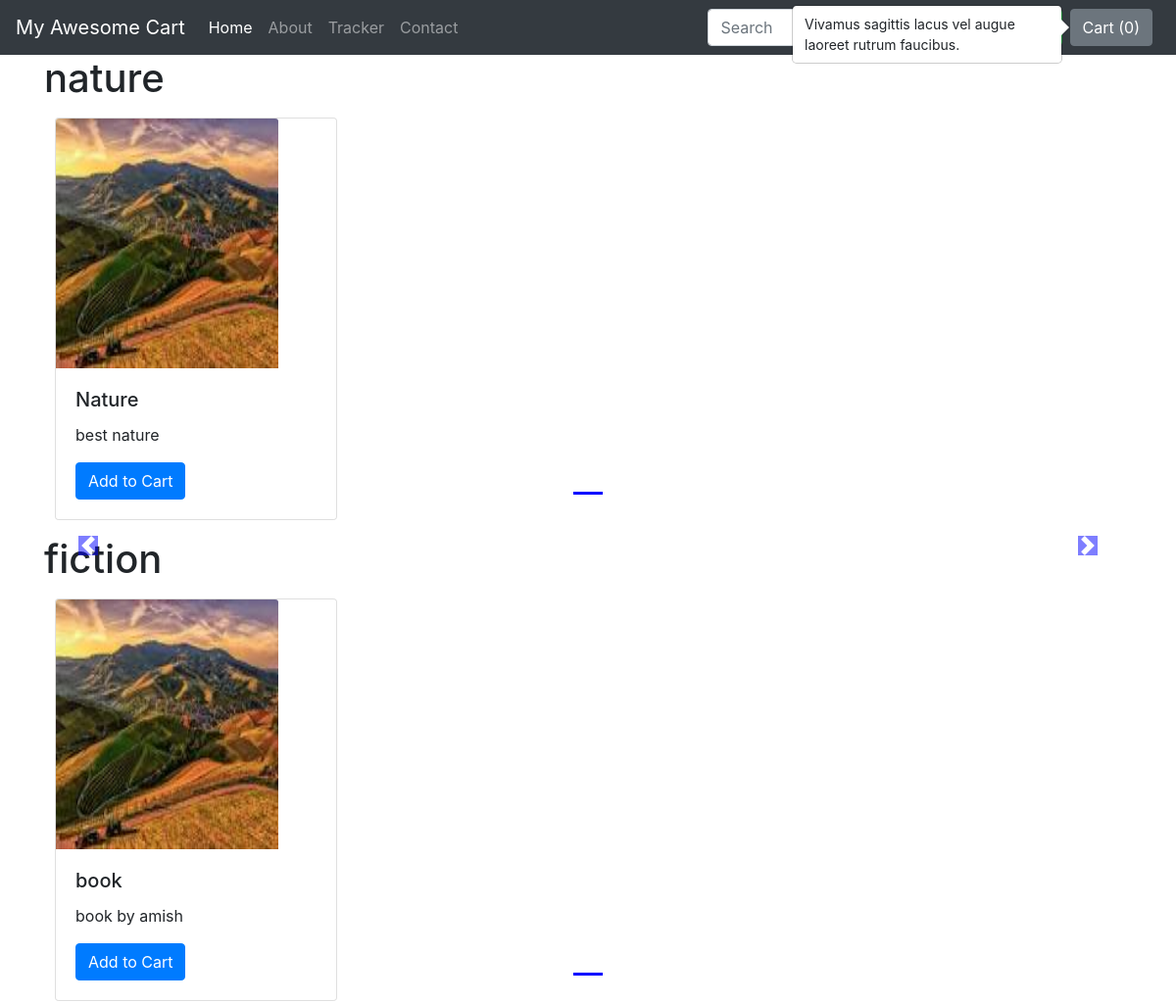
Page /shop/ (upper part) on the earlier database version.
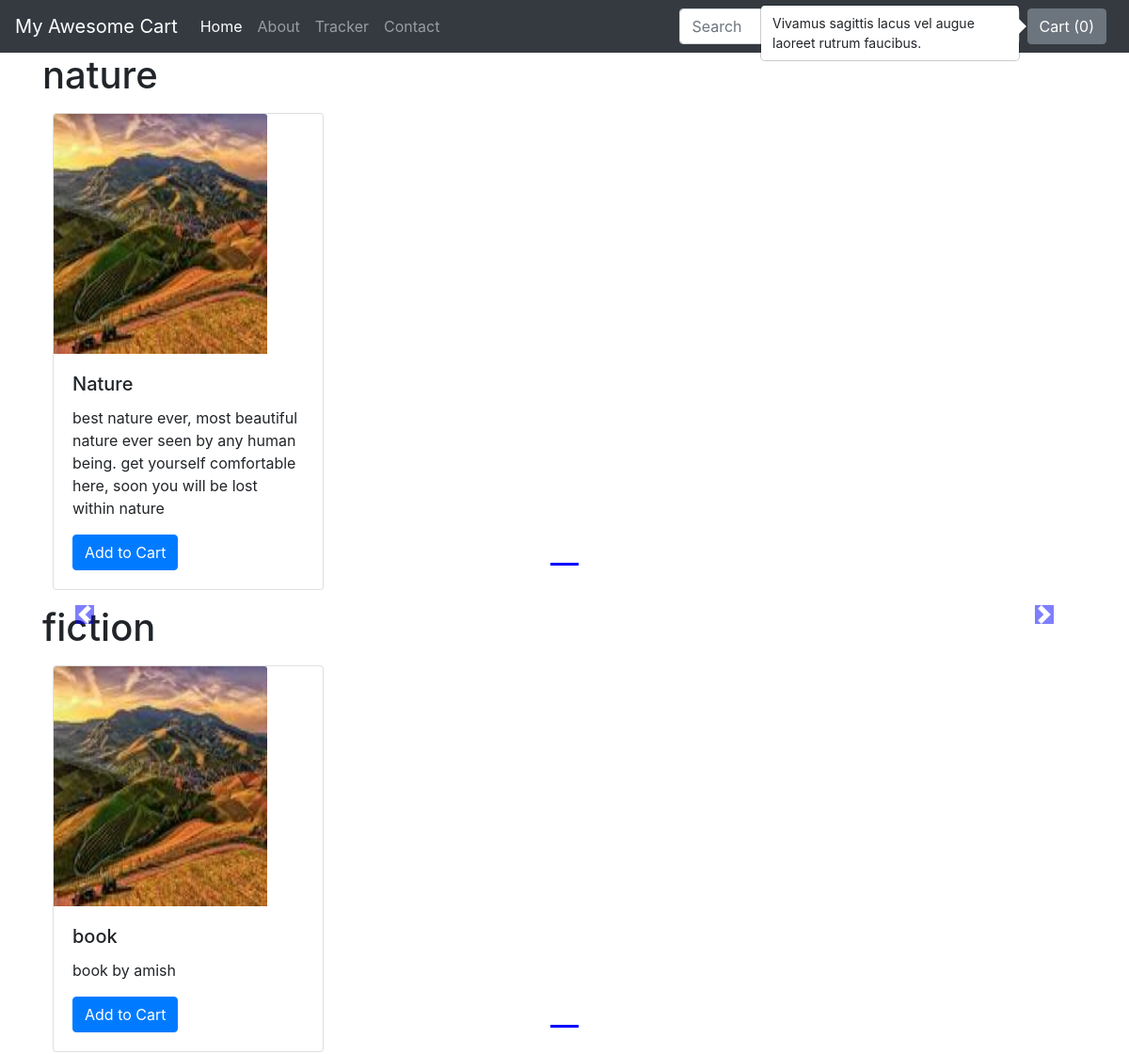
Same page on the later database version.
### shop/models.py (models this page shows, shortened)
class Product(models.Model):
    product_id = models.AutoField
    product_name = models.CharField(max_length=50)
    category = models.CharField(max_length=50,default="")
    subcategory = models.CharField(max_length=50,default="")
    price = models.IntegerField(default=0)
    desc = models.CharField(max_length=300)
    pub_date = models.DateField()
    image = models.ImageField(upload_to='shop/images',default="")

### shop/views.py (the view)
# urls.py: path("",views.index, name="BlogHome")
def index(request):
    allProds = []
    catprods = Product.objects.values('category','id')
    cats = {item['category'] for item in catprods}
    for cat in cats:
        prod = Product.objects.filter(category = cat)
        n = len(prod)
        nSlides = n//4 + ceil((n/4)-(n//4))
        allProds.append([prod,range(1,nSlides),nSlides])
    params={"allProds" : allProds}
    return render(request, 'shop/index.html',params)

### shop/templates/shop/index.html (shortened to what this page needs)
{% extends 'shop/basic.html' %}
{% block body %}
{% load static %}
<div class="container">
  {% for product,range,nSlides in allProds%}
  <h1>{{product.0.category}}</h1>
  <div id="demo{{forloop.counter}}" class="carousel slide my-3" data-ride="carousel">
      <ul class="carousel-indicators">
        <li data-target="#demo{{forloop.counter}}" data-slide-to="0" class="active"></li>
      </ul>
      <div class="container carousel-inner no-padding">
        <div class="carousel-item active">
          {% for i in product %}
          <div class="col-xs-3 col-sm-3 col-md-3">
            <div class="card" style="width: 18rem;">
              <img src='/media/{{i.image}}' class="card-img-top" alt="...">
              <div class="card-body">
                <h5 class="card-title">{{i.product_name}}</h5>
                <p class="card-text">{{i.desc}}</p>
                <button id="pr{{i.id}}" class="btn btn-primary cart">Add to Cart</button>
              </div>
            </div>
          </div>
          {% endfor %}
        </div>
      </div>
  </div>
    <a class="carousel-control-prev" href="#demo{{forloop.counter}}" data-slide="prev">
        <span class="carousel-control-prev-icon"></span>
    </a>
    <a class="carousel-control-next" href="#demo{{forloop.counter}}" data-slide="next">
        <span class="carousel-control-next-icon"></span>
    </a>
  {%endfor%}
</div>
{% endblock %}

### shop/templates/shop/basic.html (shortened to what this page needs)
<!doctype html>
<html lang="en">
  <head>
    <link rel="stylesheet" href="https://stackpath.bootstrapcdn.com/bootstrap/4.2.1/css/bootstrap.min.css">
  </head>
  <body>
    <nav class="navbar navbar-expand-lg navbar-dark bg-dark">
        <a class="navbar-brand" href="/shop">My Awesome Cart</a>
        <div class="collapse navbar-collapse" id="navbarSupportedContent">
            <ul class="navbar-nav mr-auto">
                <li class="nav-item active">
                    <a class="nav-link" href="/shop">Home <span class="sr-only">(current)</span></a>
                </li>
                <li class="nav-item">
                    <a class="nav-link" href="/shop/about">About</a>
                </li>
                <li class="nav-item">
                    <a class="nav-link" href="/shop/tracker">Tracker</a>
                </li>
                <li class="nav-item">
                    <a class="nav-link" href="/shop/contact">Contact</a>
                </li>
            </ul>
            <form class="form-inline my-2 my-lg-0">
            <button class="btn btn-outline-success my-2 my-sm-0" type="submit">Search</button>
            </form>
            <button type="button" class="btn btn-secondary mx-2" data-container="body" id="popcart" data-toggle="popover" data-html = "true" data-placement="right" data-html="true" data-content="Vivamus sagittis lacus vel augue laoreet rutrum faucibus.">
                Cart (<span id="cart">0</span>)
            </button>
        </div>
    </nav>
    {% block body %} {% endblock  %}
  </body>
</html>

Differences in the rows shown:
changed Product "Nature": desc "best nature" → "best nature ever, most beautiful nature ever seen by any human being. get yourself comfortable here, soon you will be lost within nature"
